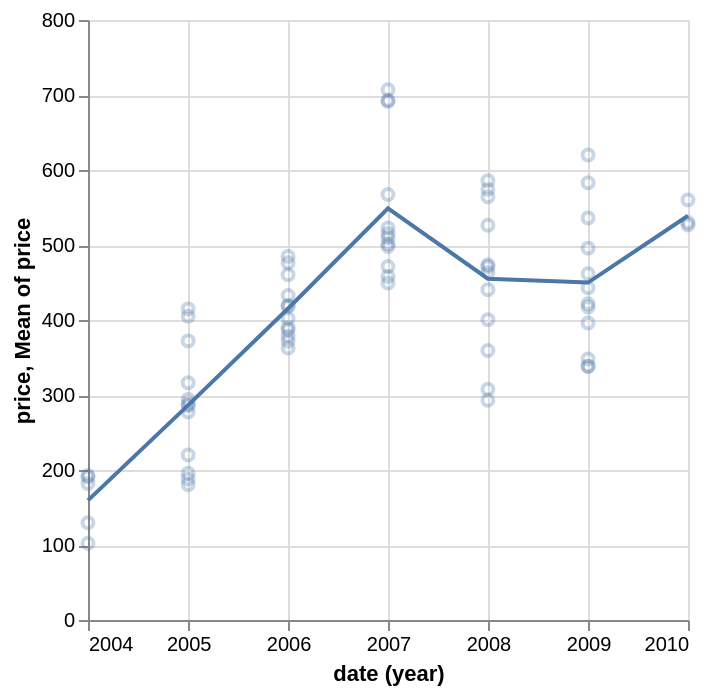

Write the Vega-Lite specification saved for this chart.
### Vega-Lite specification from a JSON file in a GitHub repository (floating-point values rounded to 4 significant figures; data arrays with more than 128 entries replaced by an {"elided": "..."} marker saying what was removed)
{"$schema": "https://vega.github.io/schema/vega-lite/v5.json", "data": {"values": {"elided": "560 records"}, "format": {"parse": {"date": "date"}}}, "description": "Plot showing average data with raw values in the background.", "layer": [{"encoding": {"x": {"field": "date", "timeUnit": "year", "type": "temporal"}, "y": {"field": "price", "type": "quantitative"}}, "mark": {"opacity": 0.3, "type": "point"}}, {"encoding": {"x": {"field": "date", "timeUnit": "year", "type": "temporal"}, "y": {"aggregate": "mean", "field": "price", "type": "quantitative"}}, "mark": "line"}], "transform": [{"filter": "datum.symbol === 'GOOG'"}]}
